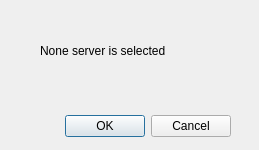
<?xml version="1.0" encoding="UTF-8"?>
<ui version="4.0">
 <class>Dialog</class>
 <widget class="QDialog" name="Dialog">
  <property name="geometry">
   <rect>
    <x>0</x>
    <y>0</y>
    <width>259</width>
    <height>150</height>
   </rect>
  </property>
  <property name="windowTitle">
   <string>Dialog</string>
  </property>
  <widget class="QDialogButtonBox" name="buttonBox">
   <property name="geometry">
    <rect>
     <x>30</x>
     <y>110</y>
     <width>201</width>
     <height>32</height>
    </rect>
   </property>
   <property name="orientation">
    <enum>Qt::Horizontal</enum>
   </property>
   <property name="standardButtons">
    <set>QDialogButtonBox::Cancel|QDialogButtonBox::Ok</set>
   </property>
  </widget>
  <widget class="QLabel" name="label">
   <property name="geometry">
    <rect>
     <x>40</x>
     <y>20</y>
     <width>191</width>
     <height>61</height>
    </rect>
   </property>
   <property name="text">
    <string>None server is selected</string>
   </property>
  </widget>
 </widget>
 <resources/>
 <connections>
  <connection>
   <sender>buttonBox</sender>
   <signal>accepted()</signal>
   <receiver>Dialog</receiver>
   <slot>accept()</slot>
   <hints>
    <hint type="sourcelabel">
     <x>248</x>
     <y>254</y>
    </hint>
    <hint type="destinationlabel">
     <x>157</x>
     <y>274</y>
    </hint>
   </hints>
  </connection>
  <connection>
   <sender>buttonBox</sender>
   <signal>rejected()</signal>
   <receiver>Dialog</receiver>
   <slot>reject()</slot>
   <hints>
    <hint type="sourcelabel">
     <x>316</x>
     <y>260</y>
    </hint>
    <hint type="destinationlabel">
     <x>286</x>
     <y>274</y>
    </hint>
   </hints>
  </connection>
 </connections>
</ui>
